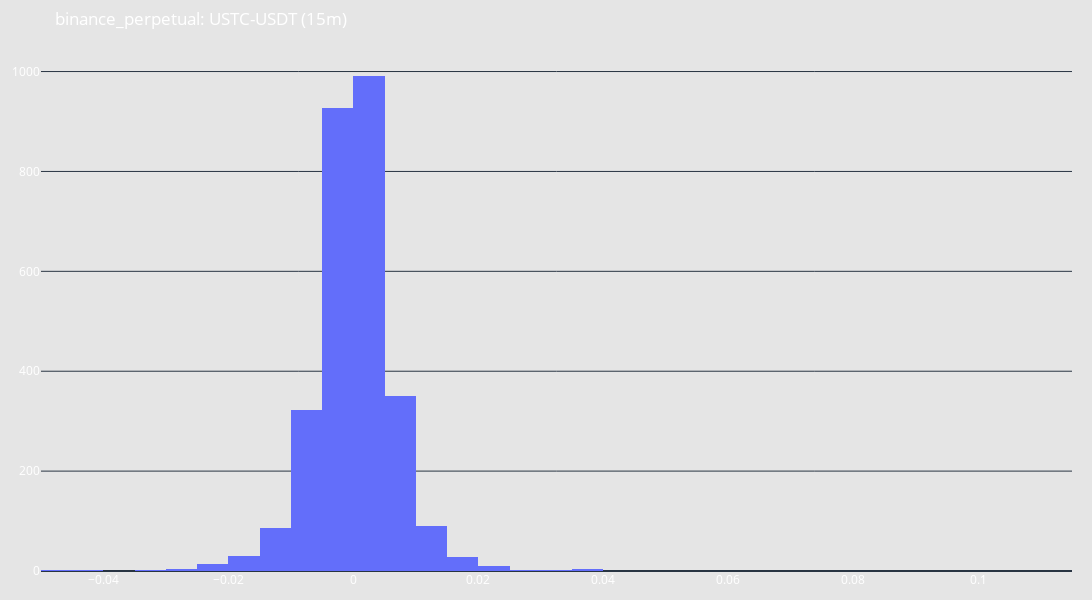

The notebook cell saved with this chart:
### Code cell
candles.plot(type="returns")

### Figure 1 — Plotly figure (JSON) as saved in the notebook; plotly's stock layout.template omitted (floating-point values rounded to 4 significant figures; data arrays with more than 128 entries replaced by an {"elided": "..."} marker saying what was removed)
{"data": [{"nbinsx": 50, "x": {"elided": "2878 float values"}, "type": "histogram"}], "layout": {"font": {"color": "white", "size": 12}, "margin": {"l": 20, "r": 20, "t": 50, "b": 20}, "xaxis": {"rangeslider": {"visible": false}}, "title": {"text": "binance_perpetual: USTC-USDT (15m)"}, "plot_bgcolor": "rgba(0, 0, 0, 0)", "paper_bgcolor": "rgba(0, 0, 0, 0.1)", "height": 600, "width": 1200, "hovermode": "x unified", "showlegend": false}}
